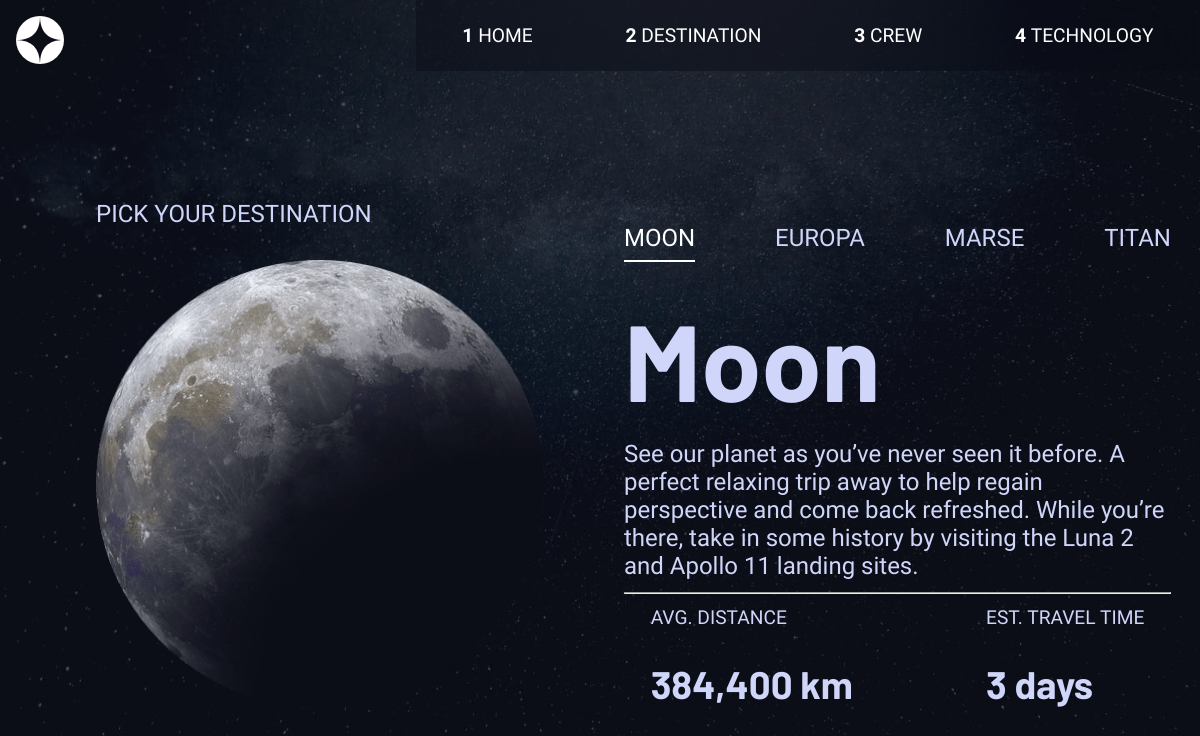
Screenshot of /destination/1 with the database file from the repository.
### pages/models.py (models this page shows)
class Destinations(models.Model):
    name = models.CharField(max_length=15)
    desc = models.CharField(max_length=300)
    distance = models.IntegerField()
    time = models.CharField(max_length=20)

### pages/views.py (the view)
# urls.py: path('destination/<int:id>', views.destination, name='destination'),
def destination(request, id=1):
    data = Destinations.objects.get(pk=id)
    return render(request, 'destination.html', {'data': data})

### pages/templatetags/custom_filters.py (called while the page is built)
@register.filter
def format_number(value):
    if value >= 1000000000:
        return "{:.2f} bil ".format(value / 1000000000)
    elif value >= 1000000:
        return "{:.2f} mil ".format(value / 1000000)
    else:
        temp = str(value)
        mid = len(temp)//2
        return temp[:mid]+","+temp[mid:]

### templates/destination.html (shortened to what this page needs)
{% load static %}
{% load custom_filters %}
<!DOCTYPE html>
<html lang="en">
<head>
    <link rel="stylesheet" href="{% static 'css/base.css' %}">
</head>
<body>
    {% include 'header.html' %}
    <main>
        <section class='container'>
            <p class='capitalize'>pick your destination</p>
            <img class='model' src="../static/assets/destination/image-{{data.name|lower}}.png" alt="image-moon">
        </section>
        <section class='container'>
            <section class='flex nav'>
                <a
                {% if data.name == 'Moon' %}
                style="color:#ffffff;
                border-bottom:2px solid #ffffff;"
                {% endif %}
                href="{% url 'pages:destination' id=1 %}">moon</a>
                <a
                href="{% url 'pages:destination' id=3 %}">europa</a>
                <a
                 href="{% url 'pages:destination' id=2 %}">marse</a>
                <a
                href="{% url 'pages:destination' id=4 %}">titan</a>
            </section>
            <h1>{{data.name}}</h1>
            <p>{{data.desc}}</p>
        <hr/>
        <section class='flex data'>
            <section>
                <p class='capitalize'>avg. distance</p>
                <h2>
                    {{data.distance|format_number}} km
                </h2>
            </section>
            <section>
                <p class='capitalize'>est. travel time</p>
                <h2>{{data.time}}</h2>
            </section>
        </section>
        </section>
    </main>
</body>
</html>

### templates/header.html (shortened to what this page needs)
{% load static %}
<header>
    <img class='img' id='header-img'src="{%static 'assets/shared/logo.svg' %}" alt="header-logo" style="width:3rem;margin:1rem;"/>
    <section id='ham-container'>
        <aside class='header-menue'>
            <nav>
                <a href="{%url 'pages:home'%}">home</a>
                <a href="{%url 'pages:destination' id=1 %}">destination</a>
                <a href="{%url 'pages:crew' id=1 %}">crew</a>
                <a href="{%url 'pages:technology' id=1 %}">technology</a>
            </nav>
        </aside>
    </section>
</header>

### static/css/base.css (style rules this page uses)
* { box-sizing: border-box; }
html, body { margin: 0; padding: 0; }
body { color: #D0D6F9; background-size: cover; font-family: 'Barlow Condensed', sans-serif; font-weight: 400; }
.flex { display: flex; justify-content: space-around; }
h1 { font-size: 4.5em; font-family: 'Barlow', sans-serif; margin: 1rem 0; }
h2 { font-family: 'Barlow', sans-serif; font-size: 2em; }
header { display: flex; justify-content: space-between; }
.header-menue>nav { background-color: #0b0d1773; backdrop-filter: blur(35px); font-size: 1.2em; counter-reset: css-counter 00; display: flex; justify-content: space-around; }
.header-menue>nav a { counter-increment: css-counter 1; }
.header-menue>nav a::before { content: counter(css-counter)" "; font-weight: bold; }
a { text-decoration: none; color: white; padding: 0.5rem 0; margin: 1rem 0; text-transform: uppercase; }
main { padding: 0 1rem; text-align: center; }
.container { margin: 15% 0; }
.container:last-child { margin-bottom: 0; }
.capitalize { text-transform: uppercase; }
h2:last-child { margin-bottom: 1rem; }
p { margin: 0; }
.nav { justify-content: space-around; }
.nav a { color: #D0D6F9; }
.model { margin: 2rem 0; }
@media (min-width:1025px) { .flex { gap: 5rem; } }
@media (min-width:1025px) { main { text-align: left; padding: 10% 6rem 0; font-size: 1.5em; display: grid; grid-template-columns: auto auto; column-gap: 5rem; } }
@media (min-width:1025px) { main .container:first-child { flex: 1; } }
@media (min-width:1025px) { #ham-container { flex: 0.7; } }
@media (min-width:1025px) { .container { margin: 0; } }
@media (min-width:1025px) { .data { display: flex; font-size: 0.8em; justify-content: space-around; } }
@media (min-width:1025px) { .model { width: 28rem; } }

### templates/destination.html (style rules this page uses)
@media (min-width:1025px) { body { background-image:url('../static/assets/destination/background-destination-desktop.jpg'); } }

### rows the page displays
Destinations: name "Moon", desc "See our planet as you’ve never seen it before. A perfect relaxing trip away to help regain perspective and come back refreshed. While you’re there, take in some history by visiting the Luna 2 and Apollo 11 landing sites.", distance "384,400", time "3 days"
